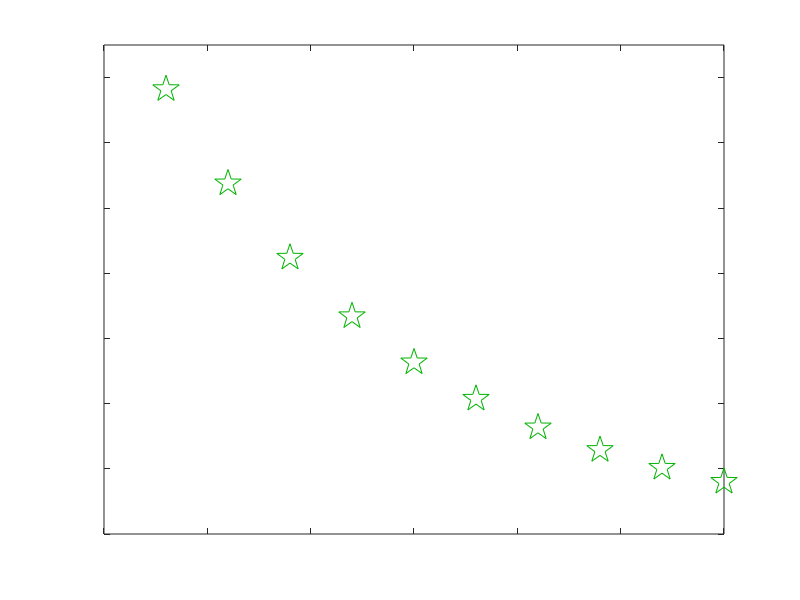

Source code (MATLAB):
gamma = 0.44;

N = round(1/gamma) + 1;

v = zeros(1,N);

del = 31/2;
CK = 1/7;

v(1) = 2*pi*5/(3*del);
s = 2*pi/del;

set(0,'DefaultAxesFontSize',14)

for m = 1:10
for n = 1:N-1
    
    v(n+1) = v(n);

        if gamma*n < 1
            v(n+1) = v(n) + CK*exp(1 - 1/(1-(n*gamma)^2))*exp(-m*s*del/(8.4*pi));
        end
end

% set(gca,'Yticklabel',[]) 
% set(gca,'Xticklabel',[])
plot(m*3,v(n+1)/v(1),'p','color',[0 0.7 0],'MarkerSize',20)
axis([0 30 1 1.15])
set(gca,'YTickLabel',[])
set(gca,'XTickLabel',[])
hold on

end

hold off